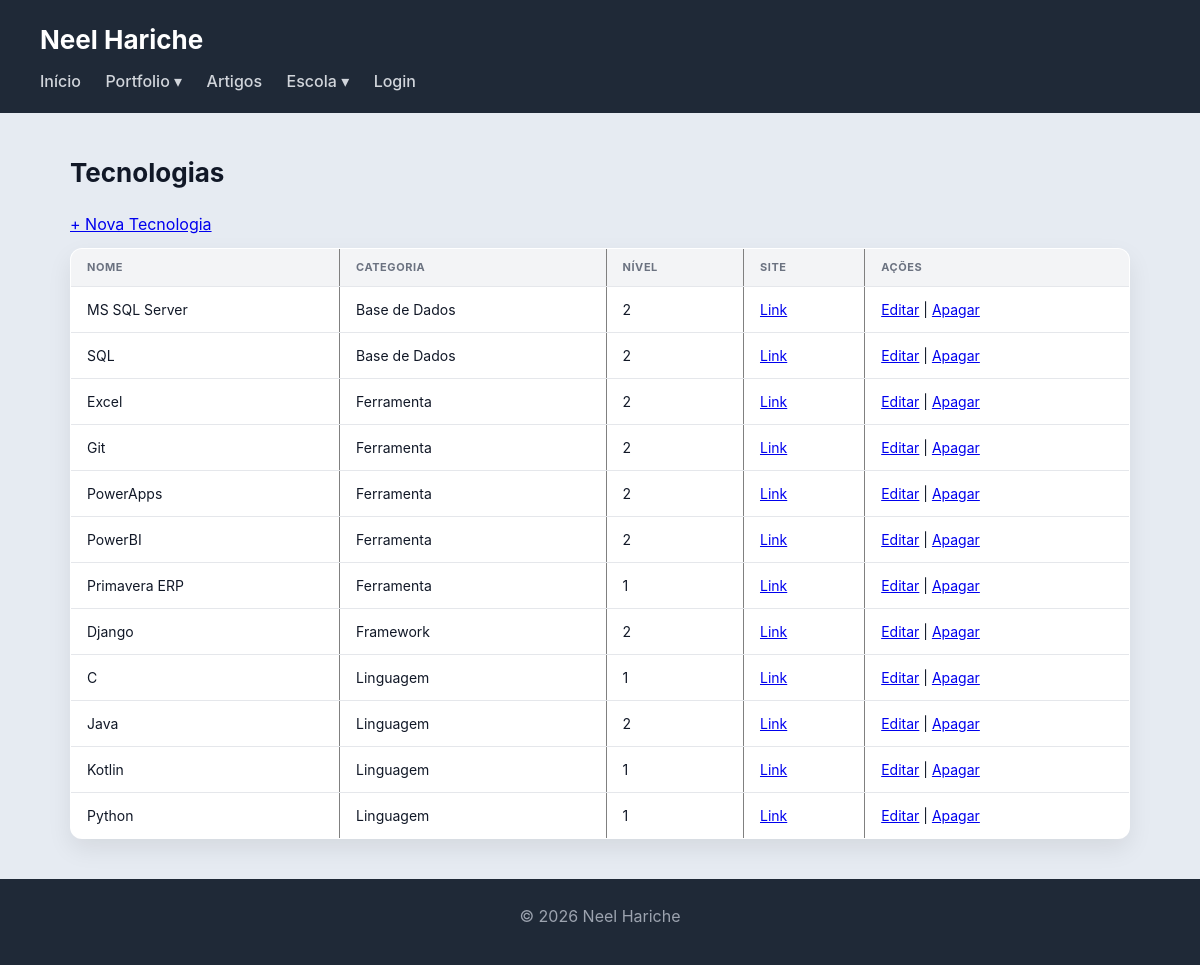
Page /tecnologias/ on the earlier database version.
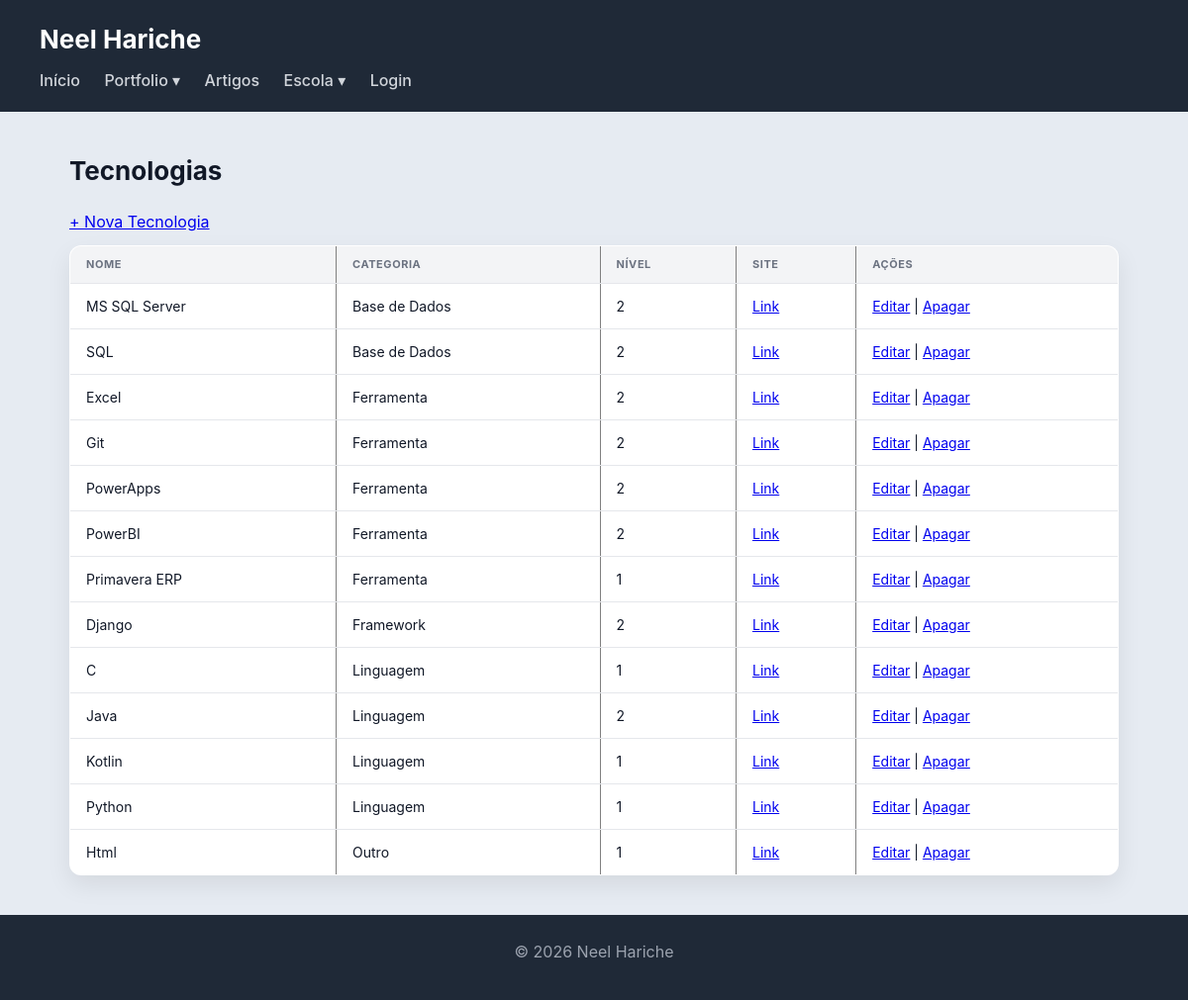
Same page on the later database version.
### portfolio/models.py (models this page shows, shortened)
class Tecnologia(models.Model):
    NIVEL_CHOICES = [(1,'Básico'),(2,'Intermédio'),(3,'Avançado')]
    CATEGORIA_CHOICES = [('linguagem','Linguagem'),('framework','Framework'),
                         ('bd','Base de Dados'),('ferramenta','Ferramenta'),('outro','Outro')]
    nome = models.CharField(max_length=100)
    logo = models.ImageField(upload_to='tecnologias/', blank=True, null=True)
    url_tecnologia = models.URLField(blank=True)
    destaque = models.TextField(blank=True, help_text='O que de mais relevante aprendeste')
    categoria = models.CharField(max_length=20, choices=CATEGORIA_CHOICES)
    nivel = models.IntegerField(choices=NIVEL_CHOICES, default=1)
    tipo = models.ForeignKey(TipoTecnologia, on_delete=models.SET_NULL,
                             null=True, blank=True, related_name='tecnologias')

### portfolio/views.py (the view)
# urls.py: path('tecnologias/', views.tecnologias_view, name='tecnologias'),
def tecnologias_view(request):
    tecnologias = Tecnologia.objects.all().order_by('categoria', 'nome')
    return render(request, 'portfolio/tecnologias_list.html', {'tecnologias': tecnologias})

### portfolio/templates/portfolio/tecnologias_list.html (shortened to what this page needs)
{% extends 'portfolio/base.html' %}
{% block content %}
<h2>Tecnologias</h2>
<p><a href="{% url 'tecnologia_criar' %}">+ Nova Tecnologia</a></p>
<section>
    <table border="1">
        <thead>
            <tr>
                <th>Nome</th>
                <th>Categoria</th>
                <th>Nível</th>
                <th>Site</th>
                <th>Ações</th>
            </tr>
        </thead>
        <tbody>
        {% for t in tecnologias %}
            <tr>
                <td>{{ t.nome }}</td>
                <td>{{ t.get_categoria_display }}</td>
                <td>{{ t.nivel }}</td>
                <td>{% if t.url_tecnologia %}<a href="{{ t.url_tecnologia }}" target="_blank">Link</a>{% else %}—{% endif %}</td>
                <td>
                    <a href="{% url 'tecnologia_editar' t.pk %}">Editar</a> |
                    <a href="{% url 'tecnologia_apagar' t.pk %}">Apagar</a>
                </td>
            </tr>
        {% empty %}
            <tr><td colspan="5">Nenhuma tecnologia adicionada ainda.</td></tr>
        {% endfor %}
        </tbody>
    </table>
</section>
{% endblock %}

Differences in the rows shown:
added Tecnologia: nome "Html", categoria "Outro", nivel "1"
